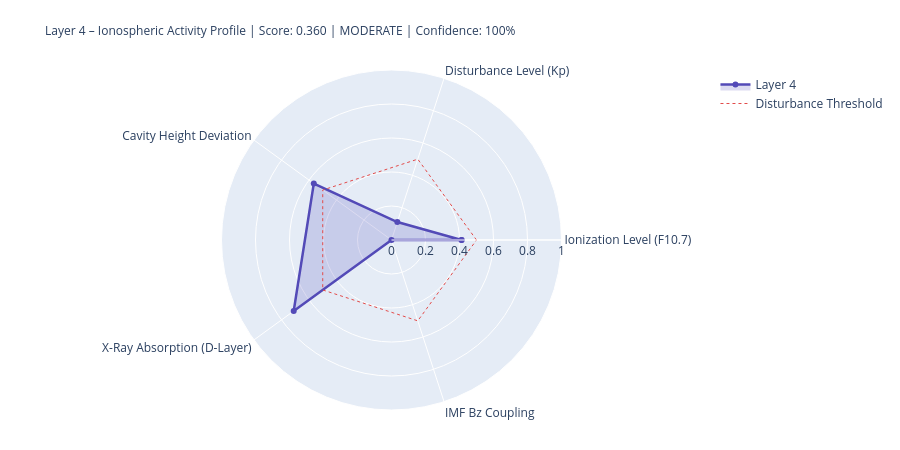

The cell this chart's notebook holds for it:
### Markdown cell above
---
## 4. State Assessment & Handoff to Layer 5

### Code cell
# ============================================================
# LAYER-4-SCORE
# ============================================================

COMPONENTS = {
    'Ionization Level (F10.7)':    {'score': ioniz,       'source': 'primary' if f107_now else 'from_layer0', 'dynamic': True},
    'Disturbance Level (Kp)':          {'score': disturb,     'source': 'primary' if kp_now   else 'from_layer0', 'dynamic': True},
    'Cavity Height Deviation':    {'score': h_dev,       'source': 'derived',                                'dynamic': True},
    'X-Ray Absorption (D-Layer)':{'score': xray_ioniz,  'source': 'primary' if xray_now else 'missing',     'dynamic': True},
    'IMF Bz Coupling':             {'score': bz_coupling, 'source': 'primary' if bz_now   else 'from_layer0', 'dynamic': True},
}

available    = {k: v['score'] for k, v in COMPONENTS.items() if v['score'] is not None}
unavailable  = [k for k, v in COMPONENTS.items() if v['score'] is None]
layer4_score = round(sum(available.values()) / len(available), 4) if available else None
confidence   = round(len(available) / len(COMPONENTS), 2)
level = ('unknown' if layer4_score is None
         else 'quiet'   if layer4_score < 0.3
         else 'moderate' if layer4_score < 0.6
         else 'active')
dominant_l4 = max(available, key=available.get) if available else 'none'

# Resonance delta for Schumann SR-1
sr1_ref = schumann_freq(1, 80.0)
sr1_now = schumann_freq(1, h_eff)
sr1_delta_mhz = (sr1_now - sr1_ref) * 1000

# Propagation conditions
prop_cond = ('disturbed'   if kp_val > 4
             else 'unsettled' if kp_val > 2
             else 'normal')
if xray_class in ['X', 'M']:
    prop_cond = 'Radio-Blackout moeglich'

W = 68
print('=' * W)
print('LAYER 4 – IONOSPHERE – STATE ASSESSMENT')
print('=' * W)
for name, comp in COMPONENTS.items():
    s = comp['score']
    if s is not None:
        bar = '█' * int(s * 20) + '░' * (20 - int(s * 20))
        print(f'  {name:<36} {bar}  {s:.3f}  [{comp["source"]}]')
    else:
        print(f'  {name:<36} {"─" * 20}  n/a   [missing]')
print('-' * W)
print(f'  Score:          {layer4_score:.3f}  ({len(available)}/{len(COMPONENTS)} components)')
print(f'  Confidence:     {confidence:.0%}')
print(f'  Level:          {level.upper()}')
print(f'  Dominant:       {dominant_l4}')
print(f'  Cavity height:  {h_eff:.1f} km  (Ref: 80.0 km)')
print(f'  SR-1:           {sr1_now:.3f} Hz  (Δ {sr1_delta_mhz:+.1f} mHz vs. ref)')
print(f'  Propagation:    {prop_cond}')
print(f'  X-Ray:          {xray_class}-class  ({xray_now:.2e} W/m²)' if xray_now else '  X-Ray:          n/a')
print('=' * W)

# Radar
cats   = list(available.keys())
vals_r = list(available.values())
if len(cats) >= 3:
    fig = go.Figure()
    fig.add_trace(go.Scatterpolar(
        r=vals_r + [vals_r[0]], theta=cats + [cats[0]],
        fill='toself', fillcolor='rgba(83,74,183,0.20)',
        line=dict(color='#534AB7', width=2.5), name='Layer 4'
    ))
    fig.add_trace(go.Scatterpolar(
        r=[0.5] * (len(cats)+1), theta=cats + [cats[0]],
        line=dict(color='#E24B4A', dash='dot', width=1),
        mode='lines', name='Disturbance Threshold'
    ))
    fig.update_layout(
        title=dict(
            text=f'Layer 4 – Ionospheric Activity Profile | Score: {layer4_score:.3f} | {level.upper()} | Confidence: {confidence:.0%}',
            font=dict(size=12)
        ),
        polar=dict(radialaxis=dict(visible=True, range=[0, 1])),
        height=450, showlegend=True,
        margin=dict(l=80, r=80, t=70, b=40)
    )
    fig.show()

### Figure 1 — Plotly figure (JSON) as saved in the notebook; plotly's stock layout.template omitted (floating-point values rounded to 4 significant figures)
{"data": [{"fill": "toself", "fillcolor": "rgba(83,74,183,0.20)", "line": {"color": "#534AB7", "width": 2.5}, "name": "Layer 4", "r": [0.412, 0.111, 0.565, 0.711, 0.0, 0.412], "theta": ["Ionization Level (F10.7)", "Disturbance Level (Kp)", "Cavity Height Deviation", "X-Ray Absorption (D-Layer)", "IMF Bz Coupling", "Ionization Level (F10.7)"], "type": "scatterpolar"}, {"line": {"color": "#E24B4A", "dash": "dot", "width": 1}, "mode": "lines", "name": "Disturbance Threshold", "r": [0.5, 0.5, 0.5, 0.5, 0.5, 0.5], "theta": ["Ionization Level (F10.7)", "Disturbance Level (Kp)", "Cavity Height Deviation", "X-Ray Absorption (D-Layer)", "IMF Bz Coupling", "Ionization Level (F10.7)"], "type": "scatterpolar"}], "layout": {"height": 450, "margin": {"b": 40, "l": 80, "r": 80, "t": 70}, "polar": {"radialaxis": {"range": [0, 1], "visible": true}}, "showlegend": true, "title": {"font": {"size": 12}, "text": "Layer 4 – Ionospheric Activity Profile | Score: 0.360 | MODERATE | Confidence: 100%"}}}
